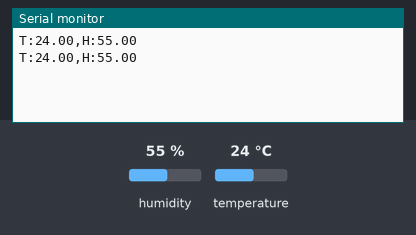
Bench run of a sketch on a simulated ESP32. Shown: the last lines printed to the serial monitor. Inputs (shaded band) come from the test bench; at power-on: humidity 55 %, temperature 24 °C.

Above: at 2.8 s.
2.9 s: humidity set to 22 %
At 5.1 s:
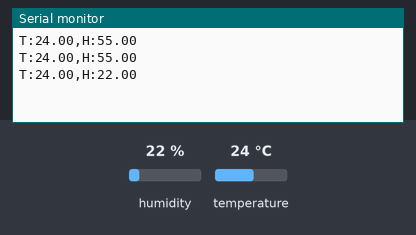
5.6 s: temperature set to 12 °C
At 7.5 s:
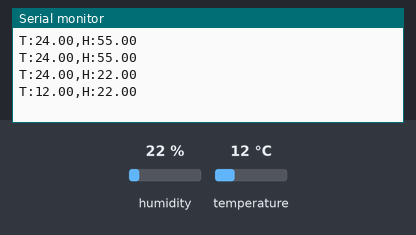
8.3 s: humidity set to 40 %
At 11.1 s:
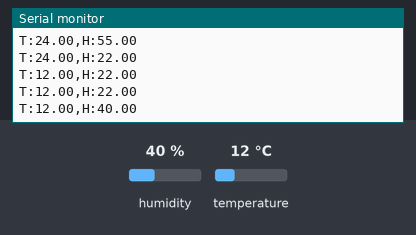
Timing chart, 0 to 12.6 s (numbered marks = the images above; inputs shaded):
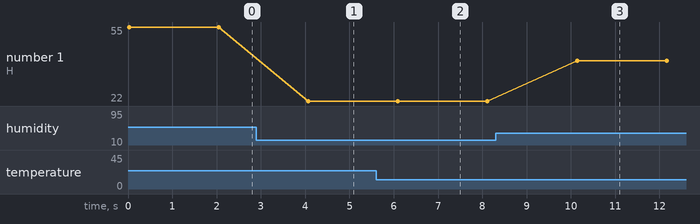

The sketch:

adruino.ino
```cpp
#include <DHT.h>

#define DHTPIN 2      // Chân D2 kết nối với DATA của DHT21
#define DHTTYPE DHT11 // Loại cảm biến DHT21

DHT dht(DHTPIN, DHTTYPE);

void setup() {
  Serial.begin(9600); // Khởi tạo Serial giao tiếp với ESP32 qua UART
  dht.begin();        // Khởi tạo cảm biến DHT
}

void loop() {
  float humidity = dht.readHumidity();
  float temperature = dht.readTemperature();

  // Kiểm tra lỗi khi đọc dữ liệu từ cảm biến
  if (isnan(humidity) || isnan(temperature)) {
    Serial.println("Failed to read from DHT sensor!");
    return;
  }

  // Gửi dữ liệu qua UART tới ESP32
  Serial.print("T:");
  Serial.print(temperature);
  Serial.print(",H:");
  Serial.println(humidity);

  delay(2000); // Đọc dữ liệu mỗi 2 giây
}
```

Measured:
- after the input at 2.9 s, the serial monitor: prints a new line after 1.2 s (image 1)
- after the input at 5.6 s, the serial monitor: prints a new line after 0.49 s (image 2)
- after the input at 8.3 s, the serial monitor: prints a new line after 1.8 s (image 3)
- plotted number 1: 55 → 22 after the input at 2.9 s, 22 → 40 after the input at 8.3 s
